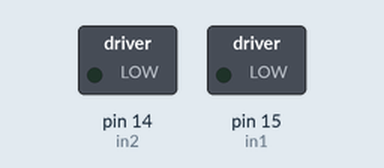
Recording of a program running on a simulated MicroPython board. Parts: switched loads named in the program (green lamp = pin HIGH). Dashed ring = blinking.

Above: at 0.5 s.
At 3.5 s:
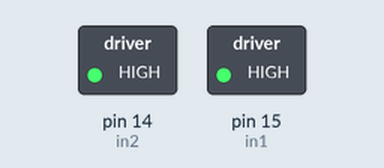
Timing chart, 0 to 5.2 s (numbered marks = the images above):
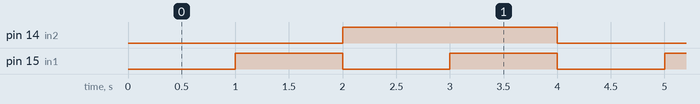

The program:

motor.py
```python
from machine import Pin
import utime

in1 = Pin(15,Pin.OUT)
in2 = Pin(14,Pin.OUT)

while True:


    in1.value(0)
    in2.value(0)
    utime.sleep(1)


    in1.value(1)
    in2.value(0)
    utime.sleep(1)

    in1.value(0)
    in2.value(1)
    utime.sleep(1)


    in1.value(1)
    in2.value(1)
    utime.sleep(1)
    
```

Measured:
- by itself, pin 14 (in2): alternates HIGH for 2.0 s and LOW for 2.0 s
- by itself, pin 15 (in1): alternates HIGH for 1.0 s and LOW for 1.0 s
- by itself, everything shown: repeats every 4.0 s, in 4 steps
